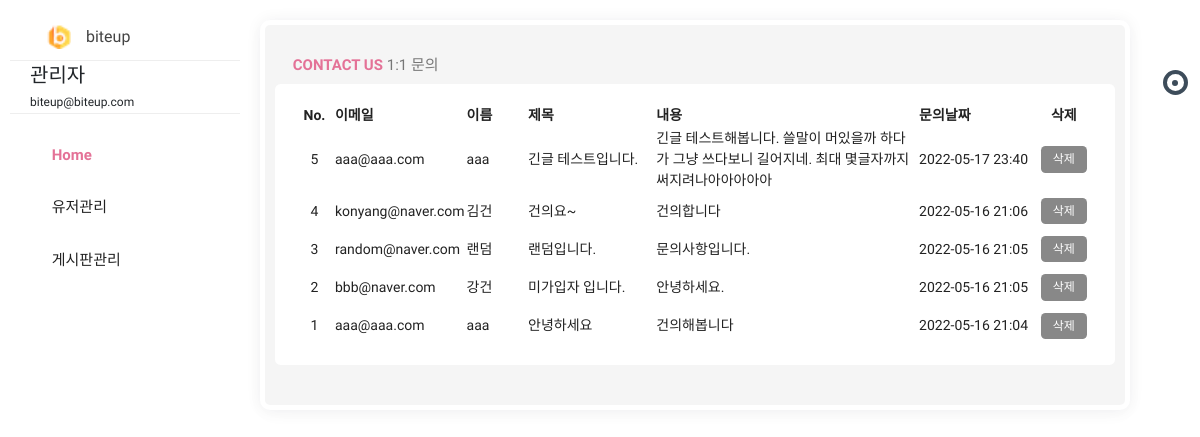
The app's page /admin/contact (signed in) with its own data.
### pybo/models.py (models this page shows)
class User(db.Model):
    id = db.Column(db.Integer, primary_key=True)
    username = db.Column(db.String(150), unique=True, nullable=False)
    password = db.Column(db.String(200), nullable=False)
    email = db.Column(db.String(120), unique=True, nullable=False)
    passwd_answer = db.Column(db.String(200), unique=True, nullable=False)
    location = db.Column(db.String(64), nullable=False)
    about_me = db.Column(db.Text(), nullable=False)
    create_date = db.Column(db.DateTime(), nullable=False)

class Contact(db.Model):
    id = db.Column(db.Integer, primary_key=True)
    email = db.Column(db.String(120), unique=True, nullable=False)
    username = db.Column(db.String(150), unique=True, nullable=False)
    subject = db.Column(db.String(200), nullable=False)
    message = db.Column(db.Text(), nullable=False)
    create_date = db.Column(db.DateTime(), nullable=False)

### pybo/views/admin_views.py (the view)
@bp.route('/contact', methods=('GET', 'POST'))
@login_required
def contact():
    if g.user.email == "biteup@biteup.com":
        contact_list = Contact.query.order_by(Contact.id.desc())
        return render_template('admin/admin_contactus.html', contact_list=contact_list)
    else:
        return '<script>alert("관리자의 권한이 없습니다.");location.href="/"</script>'

### pybo/filter.py (called while the page is built)
def format_datetime(value, fmt='%Y-%m-%d %H:%M'):
    return value.strftime(fmt)

### pybo/views/auth_views.py (called while the page is built)
@bp.before_app_request
def load_logged_in_user():
    user_id = session.get('user_id')
    if user_id is None:
        g.user = None
    else:
        g.user = User.query.get(user_id)

def login_required(view):
    @functools.wraps(view)
    def wrapped_view(**kwargs):
        if g.user is None:
            return redirect(url_for('auth.login'))
        return view(**kwargs)
    return wrapped_view

### pybo/templates/admin/admin_contactus.html (shortened to what this page needs)
{% extends 'admin.html' %}
{% block content %}
<div class="row clearfix">
    <div class="col-lg-12">
        <div class="card">
            <div class="header">
                <h2><strong><i class="zmdi zmdi-chart"></i> Contact Us </strong> 1:1 문의 </h2>
            </div>
            <div class="body">
                <table class="table_contact">
                    <thead>
                    <tr>
                        <th class="td_id">No.</th>
                        <th>이메일</th>
                        <th>이름</th>
                        <th>제목</th>
                        <th>내용</th>
                        <th>문의날짜</th>
                        <th class="td_delete">삭제</th>
                    </tr>
                    </thead>
                    <tbody>
                    {% for contact in contact_list %}
                    <tr>
                        <td class="td_id">{{ contact.id }}</td>
                        <td class="td_email">{{ contact.email }}</td>
                        <td class="td_username">{{ contact.username }}</td>
                        <td class="td_subject">{{ contact.subject }}</td>
                        <td class="td_message">{{ contact.message }}</td>
                        <td class="td_datetime">{{ contact.create_date|datetime }}</td>
                        <td class="td_delete">
                            <a href="{{ url_for('admin.contact_delete', contact_id=contact.id) }}" class="delete btn btn-sm btn-outline-secondary">삭제</a>
                        </td>
                    </tr>
                    {% endfor %}
                    </tbody>
                </table>
            </div>
        </div>
    </div>
</div>
{% endblock %}

### pybo/templates/admin.html (shortened to what this page needs)
<!doctype html>
<html class="no-js " lang="en">
<head>
    <link rel="stylesheet" href="{{ url_for('static', filename='css/bootstrap.min.css') }}"/>
    <link rel="stylesheet" href="{{ url_for('static', filename='css/jquery-jvectormap-2.0.3.min.css') }}"/>
    <link rel="stylesheet" href="{{ url_for('static', filename='css/plugin.css') }}"/>
    <link rel="stylesheet" href="{{ url_for('static', filename='css/morris.min.css') }}"/>
    <link rel="stylesheet" href="{{ url_for('static', filename='css/style.min.css') }}"/>
    <link rel="stylesheet" href="{{ url_for('static', filename='/admin_style.css') }}"/>
</head>
<body class="theme-blush">
<div class="navbar-right">
    <ul class="navbar-nav">
        <li><a href="#search" class="main_search" title="Search..."><i class="zmdi zmdi-search"></i></a></li>
        <li class="dropdown">
            <a href="javascript:void(0);" class="dropdown-toggle" title="Notifications" data-toggle="dropdown"
               role="button"><i class="zmdi zmdi-notifications"></i>
                <div class="notify"><span class="heartbit"></span><span class="point"></span></div>
            </a>
        </li>
        <li><a href="javascript:void(0);" class="js-right-sidebar" title="Setting"><i
                class="zmdi zmdi-settings zmdi-hc-spin"></i></a></li>
        <li><a href="{{ url_for('index._list') }}" class="mega-menu" title="Sign Out"><i class="zmdi zmdi-power"></i></a></li>
    </ul>
</div>
<aside id="leftsidebar" class="sidebar">
    <div class="navbar-brand">
        <button class="btn-menu ls-toggle-btn" type="button"><i class="zmdi zmdi-menu"></i></button>
        <a href="{{ url_for('admin.main') }}">
            <img src="{{ url_for('static', filename='icon.png') }}" width="25" alt="biteup">
            <span class="m-l-10">biteup</span></a>
    </div>
    <div class="menu">
        <ul class="list">
            <li>
                <div class="user-info">
                    <a class="image" href="profile.html"></a>
                    <div class="detail" style="text-align:left;">
                        <h4>{{ g.user.username }}</h4>
                        <small>{{ g.user.email }}</small>
                    </div>
                </div>
            </li>
            <li class="active open">
                <a href="{{ url_for('admin.main') }}"><i class="zmdi zmdi-home"></i>
                <span>Home</span>
            </a>
            </li>
            <li>
                <a href="javascript:void(0);" class="menu-toggle">
                    <i class="zmdi zmdi-apps"></i>
                    <span>유저관리</span></a>
            </li>
            <li>
                <a href="javascript:void(0);" class="menu-toggle"><i class="zmdi zmdi-folder"></i>
                    <span>게시판관리</span></a>
            </li>
        </ul>
    </div>
</aside>
<section class="content">
{% block content %}
{% endblock %}
</section>
</body>
</html>

### pybo/static/admin_style.css (style rules this page uses)
.table_contact { width:100%; }
.table_contact .td_id { width:5%;text-align:center; }
.table_contact .td_username { width:8%; }
.table_contact .td_email { width:12%; }
.table_contact .td_subject { width:17%; }
.table_contact .td_message { width:35%; }
.table_contact .td_datetime { width:15%; }
.table_contact .td_delete { width:8%; text-align:center; }

### records on screen
User: user.username "관리자", user.email "biteup@biteup.com"
Contact: id "5", email "aaa@aaa.com", username "aaa", subject "긴글 테스트입니다.", message "긴글 테스트해봅니다. 쓸말이 머있을까 하다가 그냥 쓰다보니 길어지네. 최대 몇글자까지 써지려나아아아아아", create_date "2022-05-17 23:40"
Contact: id "4", email "konyang@naver.com", username "김건", subject "건의요~", message "건의합니다", create_date "2022-05-16 21:06"
Contact: id "3", email "random@naver.com", username "랜덤", subject "랜덤입니다.", message "문의사항입니다.", create_date "2022-05-16 21:05"
Contact: id "2", email "bbb@naver.com", username "강건", subject "미가입자 입니다.", message "안녕하세요.", create_date "2022-05-16 21:05"
Contact: id "1", email "aaa@aaa.com", username "aaa", subject "안녕하세요", message "건의해봅니다", create_date "2022-05-16 21:04"
